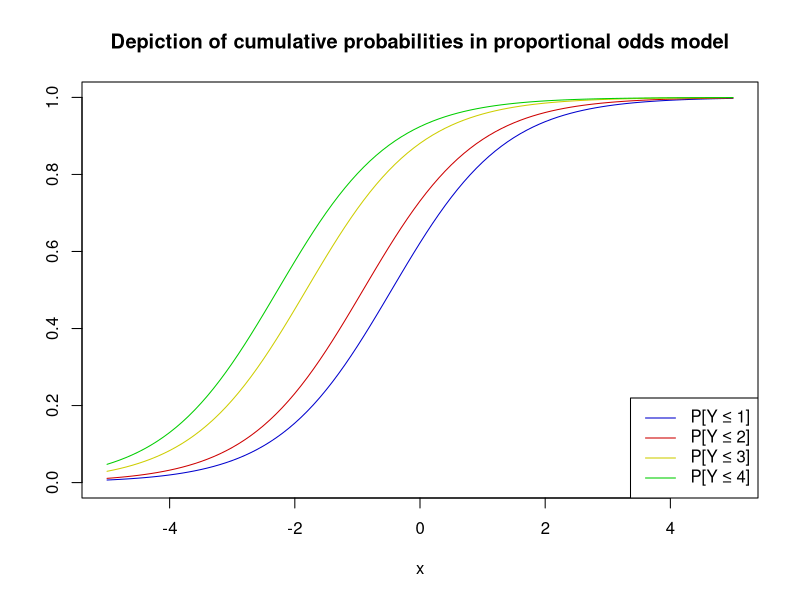
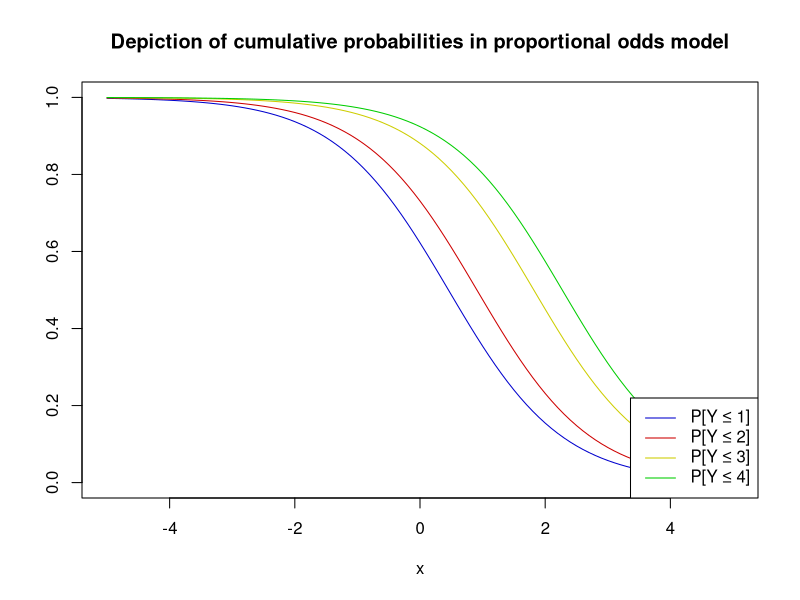

Source code (R) for these figures, in order:
## ---- chunk 1
#library(tidyverse)
#library(magick)
library(knitr)
library(kableExtra)
library(lattice)
#library(dplyr)
library(MASS)
library(arm)
library(e1071)
library(caret)
library(pROC)
## ---- chunk 2
# R options
options(
  htmltools.dir.version = FALSE, # for blogdown
  #show.signif.stars = FALSE,     # for regression output
  warm = 1
  )
# Set dpi and height for images
knitr::opts_chunk$set(fig.height = 2.65,dpi =300,fig.align='center',fig.show='hold',size='footnotesize',small.mar=TRUE) 
# For nonsese...
htmltools::tagList(rmarkdown::html_dependency_font_awesome())
# For magick
dev.off <- function(){
  invisible(grDevices::dev.off())
}

knit_hooks$set(small.mar = function(before, options, envir) {
    if (before) par(mar =  c(4, 4, 1.5, 1.5)) 
})
## ---- chunk 3
curve(invlogit((0.5 + 1.1*x)),xlim=c(-5,5),col="blue3",ylim=c(0,1),ylab=" ",
      main="Depiction of cumulative probabilities in proportional odds model")
curve(invlogit((1 + 1.1*x)),xlim=c(-5,5),ylim=c(0,1),col="red3",add=T)
curve(invlogit((2 + 1.1*x)),xlim=c(-5,5),ylim=c(0,1),col="yellow3",add=T)
curve(invlogit((2.5 + 1.1*x)),xlim=c(-5,5),ylim=c(0,1),col="green3",add=T)
legend("bottomright",col=c("blue3","red3","yellow3","green3"),lty=1,
       c(expression(paste("P[Y \u2264 1]")),expression(paste("P[Y \u2264 2]")),
         expression(paste("P[Y \u2264 3]")),expression(paste("P[Y \u2264 4]"))))
## ---- chunk 4
curve(invlogit((0.5 - 1.1*x)),xlim=c(-5,5),col="blue3",ylim=c(0,1),ylab=" ",
      main="Depiction of cumulative probabilities in proportional odds model")
curve(invlogit((1 - 1.1*x)),xlim=c(-5,5),ylim=c(0,1),col="red3",add=T)
curve(invlogit((2 - 1.1*x)),xlim=c(-5,5),ylim=c(0,1),col="yellow3",add=T)
curve(invlogit((2.5 - 1.1*x)),xlim=c(-5,5),ylim=c(0,1),col="green3",add=T)
legend("bottomright",col=c("blue3","red3","yellow3","green3"),lty=1,
       c(expression(paste("P[Y \u2264 1]")),expression(paste("P[Y \u2264 2]")),
         expression(paste("P[Y \u2264 3]")),expression(paste("P[Y \u2264 4]"))))
